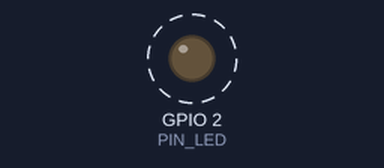
Recording of a sketch running on a simulated ESP32. On the bench: output pins drawn as LEDs (lit = HIGH). Dashed ring = blinking. What the sketch prints to the serial monitor is not drawn.

Above: at 0.2 s.
Timing chart, 0 to 3.0 s (numbered marks = the images above):
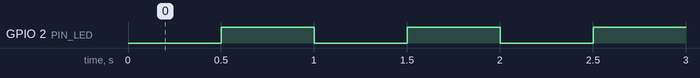

The sketch:

01-blink.ino
```cpp
// 01-blink.ino
// First toolchain check: blink the onboard LED without delay(), so loop() never blocks.
// Board: ESP32 Dev Module (ELEGOO ESP-WROOM-32), arduino-esp32 core 3.3.x

#include <Arduino.h>

constexpr uint8_t  PIN_LED   = 2;    // onboard LED on this board
constexpr uint32_t PERIOD_MS = 500;  // half-period: 1 Hz blink

uint32_t lastToggleMs = 0;
bool ledOn = false;

void setup() {
  Serial.begin(115200);
  pinMode(PIN_LED, OUTPUT);
  Serial.println("[BOOT] 01-blink");
}

void loop() {
  const uint32_t now = millis();
  if (now - lastToggleMs >= PERIOD_MS) {  // unsigned subtraction is rollover-safe
    lastToggleMs = now;
    ledOn = !ledOn;
    digitalWrite(PIN_LED, ledOn ? HIGH : LOW);
  }
  // other non-blocking work would go here
}
```

Measured:
- by itself, GPIO 2 (PIN_LED): alternates HIGH for 0.50 s and LOW for 0.50 s
